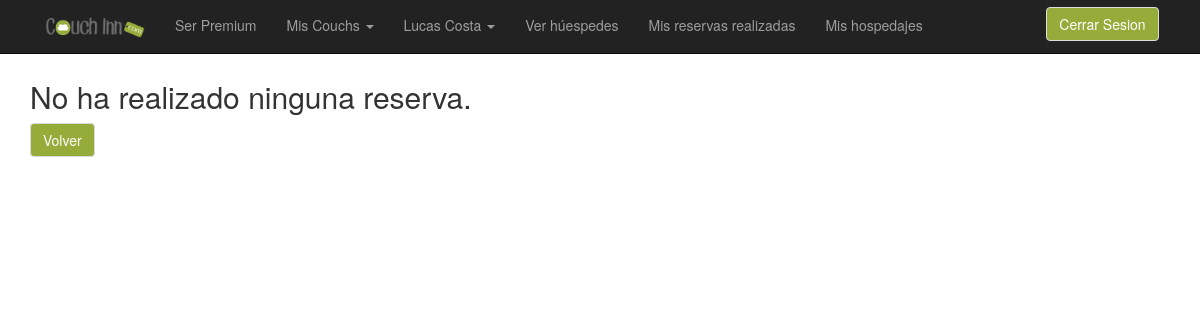
/mis_reservas_realizadas.php (signed in), run on an earlier commit of the app's database.
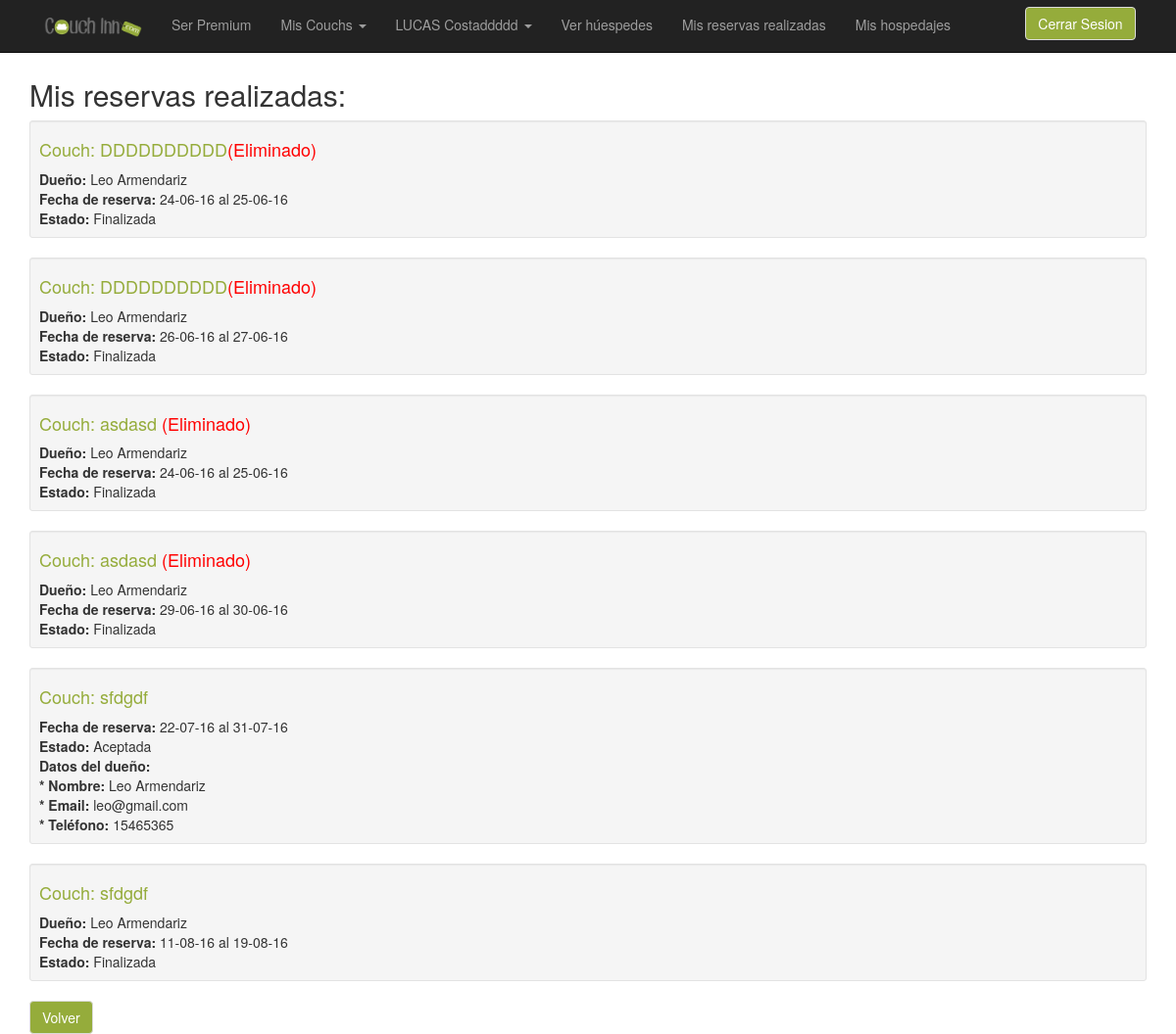
And on a later commit of the database.
### tables this page shows
CREATE TABLE IF NOT EXISTS `reserva` (
  `id_reserva` int(100) NOT NULL AUTO_INCREMENT,
  `id_usuario` int(100) NOT NULL,
  `id_couch` int(100) NOT NULL,
  `finicio` date NOT NULL,
  `ffin` date NOT NULL,
  `estado` varchar(20) NOT NULL,
  `id_puntajeCouch` int(100) DEFAULT NULL,
  `id_puntajeUsuario` int(100) DEFAULT NULL,
  PRIMARY KEY (`id_reserva`),
  KEY `id_usuario` (`id_usuario`),
  KEY `id_couch` (`id_couch`)
);

CREATE TABLE IF NOT EXISTS `couch` (
  `id_couch` int(100) NOT NULL AUTO_INCREMENT,
  `id_usuario` int(100) NOT NULL,
  `id_tipo` int(100) NOT NULL,
  `titulo` varchar(100) NOT NULL,
  `descripcion` text NOT NULL,
  `ubicacion` varchar(100) NOT NULL,
  `direccion` varchar(100) NOT NULL,
  `capacidad` int(100) NOT NULL,
  `eliminado_couch` tinyint(1) NOT NULL DEFAULT '0',
  `despublicado` tinyint(1) NOT NULL DEFAULT '0',
  PRIMARY KEY (`id_couch`),
  KEY `id_tipo` (`id_tipo`)
);

CREATE TABLE IF NOT EXISTS `usuario` (
  `id_usuario` int(100) NOT NULL AUTO_INCREMENT,
  `email` varchar(30) NOT NULL,
  `nombre` varchar(35) NOT NULL,
  `apellido` varchar(75) NOT NULL,
  `fnac` date NOT NULL,
  `telefono` varchar(25) NOT NULL,
  `clave` varchar(15) NOT NULL,
  `eliminado` int(11) NOT NULL DEFAULT '0',
  PRIMARY KEY (`id_usuario`) USING BTREE
);

### mis_reservas_realizadas.php (the view, shortened to what the changed rows need)
<!DOCTYPE html>
<html>
	<head>
		<link href="bootstrap/css/bootstrap.min.css" rel="stylesheet">
        <link href="default.css" rel="stylesheet"><link rel="icon" href="img/logo.png">
	</head>
	<body>
		<?php
			include("navbar.php");
			include_once("conectarBD.php");
			$misReservasQuery="SELECT DATE_FORMAT(reserva.finicio, '%d-%m-%y') AS finicio, DATE_FORMAT(ffin, '%d-%m-%y') AS ffin, reserva.estado, reserva.id_reserva, couch.titulo, couch.id_couch, couch.eliminado_couch, couch.despublicado, couch.id_usuario FROM reserva INNER JOIN couch ON (reserva.id_couch=couch.id_couch) WHERE reserva.id_usuario='".$_SESSION["id_usuario"]."'";
    		$resultadomisReservas= mysqli_query($conexion, $misReservasQuery);
			if (mysqli_num_rows($resultadomisReservas) == 0){
				echo("<div class=\"container\"><h2>No ha realizado ninguna reserva.</h2></div>");
			} else{
				echo("<div class=\"container\"><h2>Mis reservas realizadas:</h2></div>");
			}
			while ($row = mysqli_fetch_array($resultadomisReservas)){
		?>
				<div class="container">
			  		<form class="form-inline" action="consultas/cancelar_reserva.php" method="POST">
			  			<div class="well well-sm">
			  				<h4>
			  					<a href="detalle_couch.php?id=<?php echo($row["id_couch"]); ?>">
			  						<?php
			  							echo("Couch: ".$row["titulo"]);
			  							if ($row["eliminado_couch"] == 1){
			  								echo ("<font style=\"color:red;\">(Eliminado)</font>");
			  							}
			  						?>
			  					</a>
			  				</h4>
			  				<?php
			  				if ($row["estado"] != 'Aceptada'){
			  					$datosDuenoQuery="SELECT nombre, apellido FROM usuario INNER JOIN couch ON (usuario.id_usuario='".$row["id_usuario"]."')";
    								$ejecucionDatosDueno= mysqli_query($conexion, $datosDuenoQuery);
    								$resultadoDatosDueno= mysqli_fetch_array($ejecucionDatosDueno);
    								echo("<strong>Dueño:</strong> ".$resultadoDatosDueno["nombre"]." ".$resultadoDatosDueno["apellido"]."<br>");
			  				}
			  				echo("<strong>Fecha de reserva:</strong> ".$row["finicio"]." al ". $row["ffin"]. "<br> <strong>Estado:</strong> ". $row["estado"]);
			  				?>
							<?php
								if ($row["estado"] == 'Aceptada'){
									$datosDuenoQuery="SELECT nombre, apellido, email, telefono FROM usuario INNER JOIN couch ON (usuario.id_usuario='".$row["id_usuario"]."')";
    								$ejecucionDatosDueno= mysqli_query($conexion, $datosDuenoQuery);
    								$resultadoDatosDueno= mysqli_fetch_array($ejecucionDatosDueno);
    								echo("<br><strong>Datos del dueño:</strong><br> <strong> * Nombre: </strong>".$resultadoDatosDueno["nombre"]." ".$resultadoDatosDueno["apellido"].
    									"<br><strong> * Email: </strong>".$resultadoDatosDueno["email"].
    									"<br><strong> * Teléfono: </strong>".$resultadoDatosDueno["telefono"]
    									);
								}
							?>
						</div>
					</form>
			</div>
					<?php
						}
					?>
	</body>
</html>

### navbar.php (shortened to what the changed rows need)
<?php
if( isset($_SESSION['sesion_usuario'])){
    if( isset($_SESSION['admin']) && ($_SESSION['admin'] == true)) {
    ?>
        <nav class="navbar navbar-inverse navbar-fixed-top" >
            <div class="container" >
                <div id = "navbar" class="navbar-collapse collapse" >
                    <ul class="nav navbar-nav" >
                        <li ><a href = "index.php" > <img class="img-responsive center-block" height = "40" width = "100" src="img/header.png"></a ></li >
                        <!--<li ><a href = "listado_tipos_hospedajes.php" > Listado de tipos de hospedajes</a ></li >
                        <li ><a href = "#" > Agregar tipos de hospedajes</a ></li >
                        <li ><a href = "#" > Modificar tipos de hospedajes</a ></li >
                        <li ><a href = "#" > Eliminar tipos de hospedajes</a ></li >-->
                        <li class="dropdown" >
                            <a href = "#" class="dropdown-toggle" data-toggle= "dropdown" role = "button" aria-haspopup = "true" aria-expanded = "false" > Manejar Tipos de Hospedaje <span class="caret" ></span ></a >
                            <ul class="dropdown-menu" >
                                <li ><a href = "listado_tipos_hospedajes.php" > Listado de tipos de hospedajes</a ></li >
                                <li ><a href = "alta_tipos_hospedaje_form.php" > Agregar tipos de hospedajes</a ></li >
                                <!--
                                <li ><a href = "modificar_tipos_hospedaje_form.php" > Modificar tipos de hospedajes</a ></li >
                                <li ><a href = "eliminar_tipos_hospedaje_form.php" > Eliminar tipos de hospedajes</a ></li >
                                -->
                            </ul >
                        </li >
                        <li class="dropdown" >
                            <a href = "#" class="dropdown-toggle" data-toggle= "dropdown" role = "button" aria-haspopup = "true" aria-expanded = "false" > Generar Listados <span class="caret" ></span ></a >
                            <ul class="dropdown-menu" >
                                <li>
                                <a href="listado_aceptadas_finalizadas_admin.php">Reservas</a>
                                </li>
                                <li>
                                <a href="manejo_usuarios.php">Usuarios</a>
                                </li>
                                <li>
                                <a href="listado_ganancias_admin.php">Ganancias</a>
                                </li>
                            </ul >
                        </li >
                        <li class="dropdown" >
                            <a href = "#" class="dropdown-toggle" data-toggle= "dropdown" role = "button" aria-haspopup = "true" aria-expanded = "false" > Administrador <span class="caret" ></span ></a >
                            <ul class="dropdown-menu" >
                                <li ><a href = "user_modForm.php" > Modificar perfil </a ></li >
                            </ul >
                        </li >
                    </ul >
                    <form id="user-session" class="form-inline pull-right" method="post" action="consultas/cerrar_sesion.php">
                        <button type="submit" class="btn btn-primary">Cerrar Sesion</button>
                    </form>
                </div >
            </div >
        </nav >
    <?php
         }else {
    ?>
    <nav class="navbar navbar-inverse navbar-fixed-top" >
        <div class="container" >
            <div id = "navbar" class="navbar-collapse collapse" >
                <ul class="nav navbar-nav" >
                    <li ><a href = "index.php" > <img class="img-responsive center-block" height = "40" width = "100" src="img/header.png"></a ></li >
                    <?php
                            include_once("conectarBD.php");
                            $query= "SELECT id_usuario FROM premium WHERE id_usuario='".$_SESSION['id_usuario']."'";
                            $resultado_navbar= mysqli_query($conexion, $query);
                            if(mysqli_num_rows($resultado_navbar) == 0){ $esPremium = false;
                    ?>
                                <li ><a href = "hacerse_premium.php" > Ser Premium</a ></li >
                    <?php }  ?>
                    <li class="dropdown">
                        <a href = "#" class="dropdown-toggle" data-toggle= "dropdown" role = "button" aria-haspopup = "true" aria-expanded = "false" > Mis Couchs <span class="caret" ></span ></a >
                    </li>
                    <li class="dropdown" >
                        <a href = "#" class="dropdown-toggle" data-toggle= "dropdown" role = "button" aria-haspopup = "true" aria-expanded = "false" ><?php if($esPremium) { echo("<i class='glyphicon glyphicon-star-empty'></i>");} ?> <?php echo($_SESSION["nombre_completo"])?> <span class="caret" ></span ></a >
                    </li >
                    <li>
                        <a href="puntuarHuespedes.php">Ver húespedes</a>
                    </li>
                    <li>
                        <a href="mis_reservas_realizadas.php">Mis reservas realizadas</a>
                    </li>
                    <li>
                        <a href="listadoMisHospedajes.php">Mis hospedajes</a>
                    </li>
                </ul >
                <form id="user-session" class="form-inline pull-right" method="post" action="consultas/cerrar_sesion.php">
                    <button type="submit" class="btn btn-primary">Cerrar Sesion</button>
                </form>
            </div >
        </div >
    </nav >
<?php }  } ?>

What changed in the data, as far as the page shows it:
added reserva: id_couch.titulo "DDDDDDDDDD", shows "(Eliminado)", usuario.nombre "Leo", usuario.apellido "Armendariz", finicio "24-06-16", ffin "25-06-16", estado "Finalizada"
added reserva: id_couch.titulo "DDDDDDDDDD", shows "(Eliminado)", usuario.nombre "Leo", usuario.apellido "Armendariz", finicio "26-06-16", ffin "27-06-16", estado "Finalizada"
added reserva: id_couch.titulo "asdasd", shows "(Eliminado)", usuario.nombre "Leo", usuario.apellido "Armendariz", finicio "24-06-16", ffin "25-06-16", estado "Finalizada"
added reserva: id_couch.titulo "asdasd", shows "(Eliminado)", usuario.nombre "Leo", usuario.apellido "Armendariz", finicio "29-06-16", ffin "30-06-16", estado "Finalizada"
added reserva: id_couch.titulo "sfdgdf", finicio "22-07-16", ffin "31-07-16", estado "Aceptada", usuario.nombre "Leo", usuario.apellido "Armendariz", usuario.email "leo@gmail.com", usuario.telefono "15465365"
added reserva: id_couch.titulo "sfdgdf", usuario.nombre "Leo", usuario.apellido "Armendariz", finicio "11-08-16", ffin "19-08-16", estado "Finalizada"
Also different on the page:
$_SESSION["nombre_completo"]: "Lucas Costa" → "LUCAS Costaddddd"
text no longer shown: "No ha realizado ninguna reserva."
text now shown: "Mis reservas realizadas:"
